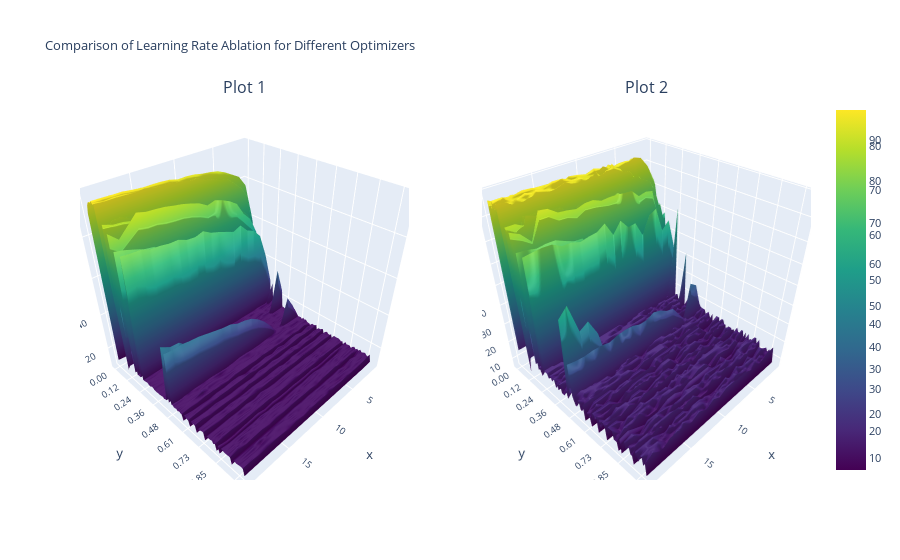

The notebook cell this image was saved under:
### Code cell
import json
import numpy as np
import plotly.graph_objs as go
from plotly.subplots import make_subplots
file_names = [
    "sgd_learningRate_ablation_train_accuracy.json",
    "sgd_learningRate_ablation_valid_accuracy.json",
    "momentum_learningRate_ablation_train_accuracy.json",
    "momentum_learningRate_ablation_valid_accuracy.json",
    "nag_learningRate_ablation_train_accuracy.json",
    "nag_learningRate_ablation_valid_accuracy.json",
    "rmsprop_learningRate_ablation_train_accuracy.json",
    "rmsprop_learningRate_ablation_valid_accuracy.json",
    "adaGrad_learningRate_ablation_train_accuracy.json",
    "adaGrad_learningRate_ablation_valid_accuracy.json",
    "adam_learningRate_ablation_train_accuracy.json",
    "adam_learningRate_ablation_valid_accuracy.json",
    "adamW_learningRate_ablation_train_accuracy.json",
    "adamW_learningRate_ablation_valid_accuracy.json",
    "lion_learningRate_ablation_train_accuracy.json",
    "lion_learningRate_ablation_valid_accuracy.json",
]

# Create a subplot with 1 row and 2 columns
fig = make_subplots(rows=1, cols=2, subplot_titles=["Plot 1", "Plot 2"], 
                    specs=[[{'type': 'surface'}, {'type': 'surface'}]])

for index, file_name in enumerate(file_names[:2]):  # Take the first two files for demonstration
    with open(file_name, 'r') as file:
        data = json.load(file)

    title_info = file_name.split("_")
    optimizer = title_info[0]
    metric = title_info[-2]

    accuracy_data = np.array([values for lr, values in data.items()])
    epochs = np.arange(1, len(accuracy_data[0]) + 1)
    learning_rates = np.array([f"{float(lr):.2f}" for lr in data.keys()])
    learning_rates = np.array([(str(lr)) for lr in learning_rates])

    trace = go.Surface(x=epochs, y=learning_rates, z=accuracy_data, colorscale='Viridis')

    # Add trace to subplot
    fig.add_trace(trace, row=1, col=index + 1)  # Add to the appropriate subplot

# Update layout for each subplot if needed
font_size = 10.5
fig.update_layout(
    title='Comparison of Learning Rate Ablation for Different Optimizers',
    titlefont=dict(size=font_size + 2),
    font=dict(size=font_size)
)

# Display the interactive plot
fig.show()

### Figure 1 — Plotly figure (JSON) as saved in the notebook; plotly's stock layout.template omitted (floating-point values rounded to 4 significant figures; data arrays with more than 128 entries replaced by an {"elided": "..."} marker saying what was removed)
{"data": [{"colorscale": [[0, "#440154"], [0.1111, "#482878"], [0.2222, "#3e4989"], [0.3333, "#31688e"], [0.4444, "#26828e"], [0.5556, "#1f9e89"], [0.6667, "#35b779"], [0.7778, "#6ece58"], [0.8889, "#b5de2b"], [1, "#fde725"]], "scene": "scene", "type": "surface", "x": [1, 2, 3, 4, 5, 6, 7, 8, 9, 10, 11, 12, 13, 14, 15, 16, 17, 18, 19, 20], "y": ["0.00", "0.01", "0.02", "0.03", "0.04", "0.05", "0.06", "0.07", "0.08", "0.09", "0.10", "0.11", "0.12", "0.13", "0.14", "0.15", "0.16", "0.17", "0.18", "0.19", "0.20", "0.21", "0.22", "0.23", "0.24", "0.25", "0.26", "0.27", "0.28", "0.29", "0.30", "0.31", "0.32", "0.33", "0.34", "0.35", "0.36", "0.37", "0.38", "0.39", "0.40", "0.41", "0.42", "0.43", "0.44", "0.45", "0.46", "0.47", "0.48", "0.49", "0.51", "0.52", "0.53", "0.54", "0.55", "0.56", "0.57", "0.58", "0.59", "0.60", "0.61", "0.62", "0.63", "0.64", "0.65", "0.66", "0.67", "0.68", "0.69", "0.70", "0.71", "0.72", "0.73", "0.74", "0.75", "0.76", "0.77", "0.78", "0.79", "0.80", "0.81", "0.82", "0.83", "0.84", "0.85", "0.86", "0.87", "0.88", "0.89", "0.90", "0.91", "0.92", "0.93", "0.94", "0.95", "0.96", "0.97", "0.98", "0.99", "1.00"], "z": {"elided": "100x20 float values"}}, {"colorscale": [[0, "#440154"], [0.1111, "#482878"], [0.2222, "#3e4989"], [0.3333, "#31688e"], [0.4444, "#26828e"], [0.5556, "#1f9e89"], [0.6667, "#35b779"], [0.7778, "#6ece58"], [0.8889, "#b5de2b"], [1, "#fde725"]], "scene": "scene2", "type": "surface", "x": [1, 2, 3, 4, 5, 6, 7, 8, 9, 10, 11, 12, 13, 14, 15, 16, 17, 18, 19, 20], "y": ["0.00", "0.01", "0.02", "0.03", "0.04", "0.05", "0.06", "0.07", "0.08", "0.09", "0.10", "0.11", "0.12", "0.13", "0.14", "0.15", "0.16", "0.17", "0.18", "0.19", "0.20", "0.21", "0.22", "0.23", "0.24", "0.25", "0.26", "0.27", "0.28", "0.29", "0.30", "0.31", "0.32", "0.33", "0.34", "0.35", "0.36", "0.37", "0.38", "0.39", "0.40", "0.41", "0.42", "0.43", "0.44", "0.45", "0.46", "0.47", "0.48", "0.49", "0.51", "0.52", "0.53", "0.54", "0.55", "0.56", "0.57", "0.58", "0.59", "0.60", "0.61", "0.62", "0.63", "0.64", "0.65", "0.66", "0.67", "0.68", "0.69", "0.70", "0.71", "0.72", "0.73", "0.74", "0.75", "0.76", "0.77", "0.78", "0.79", "0.80", "0.81", "0.82", "0.83", "0.84", "0.85", "0.86", "0.87", "0.88", "0.89", "0.90", "0.91", "0.92", "0.93", "0.94", "0.95", "0.96", "0.97", "0.98", "0.99", "1.00"], "z": {"elided": "100x20 float values"}}], "layout": {"annotations": [{"font": {"size": 16}, "showarrow": false, "text": "Plot 1", "x": 0.225, "xanchor": "center", "xref": "paper", "y": 1, "yanchor": "bottom", "yref": "paper"}, {"font": {"size": 16}, "showarrow": false, "text": "Plot 2", "x": 0.775, "xanchor": "center", "xref": "paper", "y": 1, "yanchor": "bottom", "yref": "paper"}], "font": {"size": 10.5}, "scene": {"domain": {"x": [0, 0.45], "y": [0, 1]}}, "scene2": {"domain": {"x": [0.55, 1], "y": [0, 1]}}, "title": {"font": {"size": 12.5}, "text": "Comparison of Learning Rate Ablation for Different Optimizers"}}}
